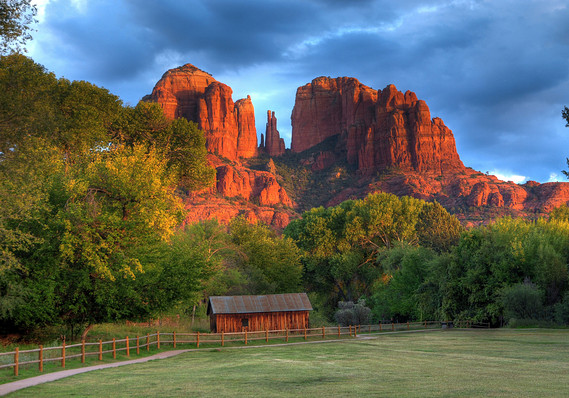
#> input picture ref6.jpg, 569 x 398 px
$ jupyter execute PCD.ipynb   (older library calls are emulated)
#> lines starting #> are read from the running program, lines starting #| are printed output that depends on the picture; after the words box and inside, x2 and y2 are one past the last pixel; in counts of white or black regions, pixels touching at a corner belong together
[cell 1]
import numpy as np
from google.colab.patches import cv2_imshow
import cv2

def histogram_equalization(image):
    # Menghitung histogram
    hist, bins = np.histogram(image.flatten(), 256, [0, 256])

    # Menormalisasi histogram
    cdf = hist.cumsum()
    cdf_normalized = cdf * hist.max() / cdf.max()

    # Melakukan ekualisasi histogram
    cdf_m = np.ma.masked_equal(cdf, 0)
    cdf_m = (cdf_m - cdf_m.min()) * 255 / (cdf_m.max() - cdf_m.min())
    cdf = np.ma.filled(cdf_m, 0).astype('uint8')

    # Menerapkan transformasi histogram ke citra
    image_equalized = cdf[image]

    return image_equalized

def fourier_transform(image):
    # Melakukan transformasi Fourier
    f_transform = np.fft.fft2(image)
    f_transform_shifted = np.fft.fftshift(f_transform)

    # Melakukan normalisasi untuk visualisasi
    magnitude_spectrum = np.log(np.abs(f_transform_shifted) + 1)
    magnitude_spectrum = cv2.normalize(magnitude_spectrum, None, 0, 255, cv2.NORM_MINMAX, dtype=cv2.CV_8U)

    return magnitude_spectrum

# Membaca citra
image_path = 'ref6.jpg'
original_image = cv2.imread(image_path)
#> original_image is the input picture: shape (398, 569, 3); mean B, G, R 90.7, 99.6, 94.9

# Menerapkan histogram equalization
enhanced_image_hist = histogram_equalization(cv2.cvtColor(original_image, cv2.COLOR_BGR2GRAY))
#> in histogram_equalization, `hist, bins = np.histogram(image.flatten(), 256, [0, 256])`: hist = 256 values, max 2180 at index 126, min 15 at index 255, mean 884.6; bins = 257 values from 0 to 256
#> in histogram_equalization, `cdf = hist.cumsum()`: cdf = 256 values from 157 to 226462
#> in histogram_equalization, `cdf_normalized = cdf * hist.max() / cdf.max()`: cdf_normalized = 256 values from 1.51 to 2180
#> in histogram_equalization, `cdf = np.ma.filled(cdf_m, 0).astype('uint8')`: cdf = 256 values from 0 to 255

# Menerapkan transformasi Fourier
enhanced_image_fourier = fourier_transform(cv2.cvtColor(original_image, cv2.COLOR_BGR2GRAY))

# Menambahkan teks pada setiap citra
cv2.putText(original_image, 'Original Image', (10, 30), cv2.FONT_HERSHEY_SIMPLEX, 1, (255, 255, 255), 2)
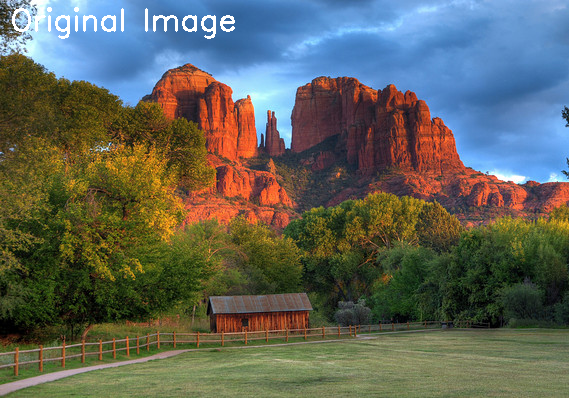
#> original_image: shape (398, 569, 3); 0.71% of pixels changed, all inside (x1, y1, x2, y2) = (12, 7, 235, 39)
cv2.putText(enhanced_image_hist, 'Enhanced - Histogram', (10, 30), cv2.FONT_HERSHEY_SIMPLEX, 1, (255, 255, 255), 2)
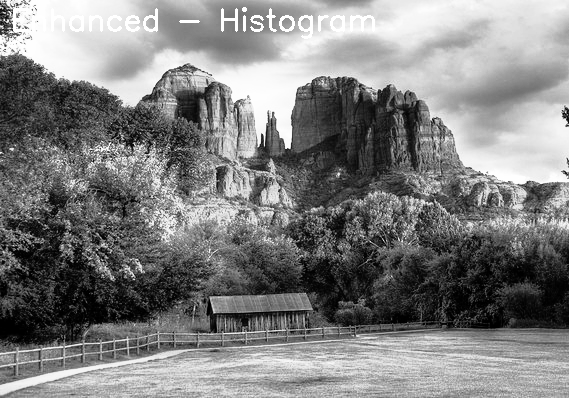
#> enhanced_image_hist: shape (398, 569); min 0, max 255, mean 128.3
cv2.putText(enhanced_image_fourier, 'Enhanced - Fourier', (10, 30), cv2.FONT_HERSHEY_SIMPLEX, 1, (255, 255, 255), 2)
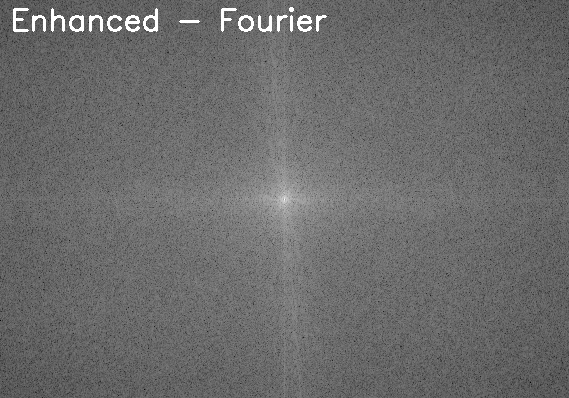
#> enhanced_image_fourier: shape (398, 569); min 0, max 255, mean 107.2

# Menampilkan citra hasil
cv2_imshow(original_image)
cv2_imshow(enhanced_image_hist)
cv2_imshow(enhanced_image_fourier)

[cell 2]
import numpy as np
import cv2
import matplotlib.pyplot as plt

def histogram_equalization(image):
    # Menghitung histogram
    hist, bins = np.histogram(image.flatten(), 256, [0, 256])
#> bins = 257 values from 0 to 256

    # Menormalisasi histogram
    cdf = hist.cumsum()
#> cdf = 256 values from 157 to 226462
    cdf_normalized = cdf * hist.max() / cdf.max()
#> cdf_normalized = 256 values from 1.51 to 2180

    # Melakukan ekualisasi histogram
    cdf_m = np.ma.masked_equal(cdf, 0)
    cdf_m = (cdf_m - cdf_m.min()) * 255 / (cdf_m.max() - cdf_m.min())
    cdf = np.ma.filled(cdf_m, 0).astype('uint8')
#> cdf = 256 values from 0 to 255

    # Menerapkan transformasi histogram ke citra
    image_equalized = cdf[image]

    return image_equalized

def fourier_transform(image):
    # Melakukan transformasi Fourier
    f_transform = np.fft.fft2(image)
    f_transform_shifted = np.fft.fftshift(f_transform)

    # Melakukan normalisasi untuk visualisasi
    magnitude_spectrum = np.log(np.abs(f_transform_shifted) + 1)
    magnitude_spectrum = cv2.normalize(magnitude_spectrum, None, 0, 255, cv2.NORM_MINMAX, dtype=cv2.CV_8U)

    return magnitude_spectrum

# Membaca citra
image_path = 'ref6.jpg'
original_image = cv2.imread(image_path)

# Mengubah citra menjadi grayscale
gray_image = cv2.cvtColor(original_image, cv2.COLOR_BGR2GRAY)

# Menerapkan histogram equalization
enhanced_image_hist = histogram_equalization(gray_image)

# Menerapkan transformasi Fourier
enhanced_image_fourier = fourier_transform(gray_image)

# Menampilkan citra hasil
plt.figure(figsize=(12, 12))

# Original Image
plt.subplot(3, 3, 1)
plt.imshow(cv2.cvtColor(original_image, cv2.COLOR_BGR2RGB))
plt.title('Original Image')

# Histogram Equalization - Grayscale
plt.subplot(3, 3, 2)
plt.imshow(enhanced_image_hist, cmap='gray')
plt.title('Enhanced - Histogram (Grayscale)')

# Fourier Transform - Grayscale
plt.subplot(3, 3, 3)
plt.imshow(enhanced_image_fourier, cmap='gray')
plt.title('Enhanced - Fourier (Grayscale)')

# Histogram Equalization - RGB
enhanced_image_hist_rgb = cv2.cvtColor(original_image, cv2.COLOR_BGR2RGB)
enhanced_image_hist_rgb[:,:,0] = histogram_equalization(original_image[:,:,0])
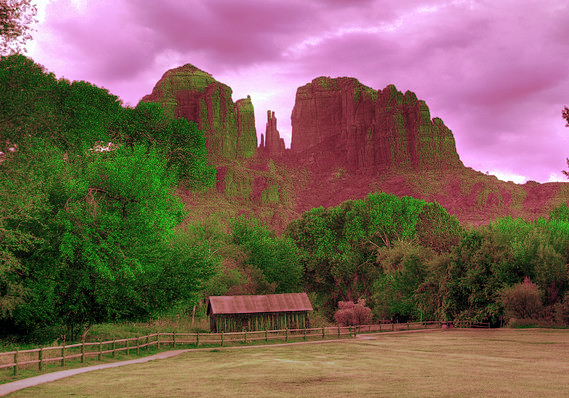
#> enhanced_image_hist_rgb: shape (398, 569, 3); mean R, G, B 126.7, 99.6, 90.7
enhanced_image_hist_rgb[:,:,1] = histogram_equalization(original_image[:,:,1])
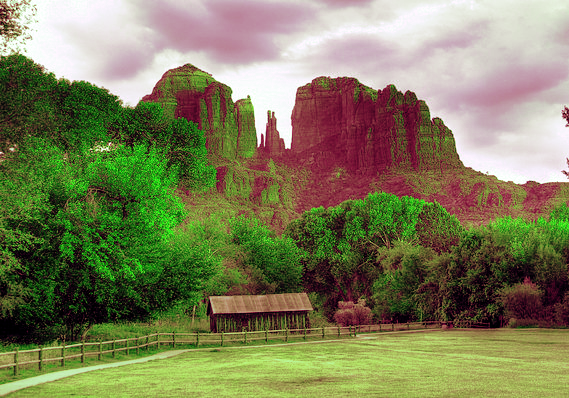
#> enhanced_image_hist_rgb: shape (398, 569, 3); mean R, G, B 126.7, 127.7, 90.7
enhanced_image_hist_rgb[:,:,2] = histogram_equalization(original_image[:,:,2])
#> in histogram_equalization (call 4), `hist, bins = np.histogram(image.flatten(), 256, [0, 256])`: hist = 256 values, max 2271 at index 91, min 96 at index 227, mean 884.6
#> in histogram_equalization (call 4), `cdf = hist.cumsum()`: cdf = 256 values from 529 to 226462
#> in histogram_equalization (call 4), `cdf_normalized = cdf * hist.max() / cdf.max()`: cdf_normalized = 256 values from 5.3 to 2271
#> in histogram_equalization (call 4), `cdf = np.ma.filled(cdf_m, 0).astype('uint8')`: cdf = 256 values from 0 to 255
#> in histogram_equalization (call 4), `image_equalized = cdf[image]`:
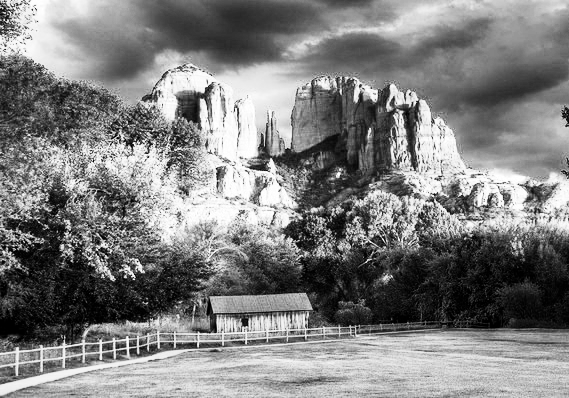
#> image_equalized: shape (398, 569); min 0, max 255, mean 127.5
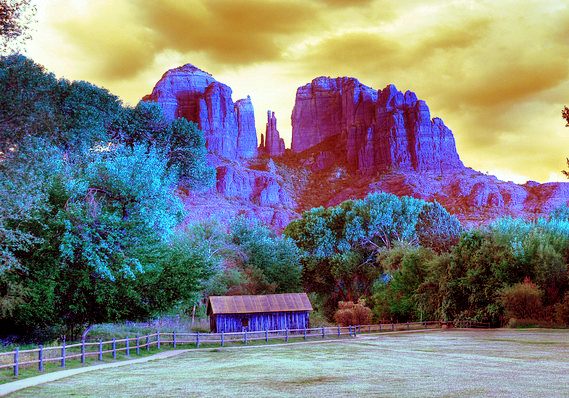
#> enhanced_image_hist_rgb: shape (398, 569, 3); mean R, G, B 126.7, 127.7, 127.5

plt.subplot(3, 3, 5)
plt.imshow(enhanced_image_hist_rgb)
plt.title('Enhanced - Histogram (RGB)')

# Fourier Transform - RGB
enhanced_image_fourier_rgb = cv2.cvtColor(original_image, cv2.COLOR_BGR2RGB)
enhanced_image_fourier_rgb[:,:,0] = fourier_transform(original_image[:,:,0])
enhanced_image_fourier_rgb[:,:,1] = fourier_transform(original_image[:,:,1])
enhanced_image_fourier_rgb[:,:,2] = fourier_transform(original_image[:,:,2])
#> in fourier_transform (call 4), `f_transform = np.fft.fft2(image)`:
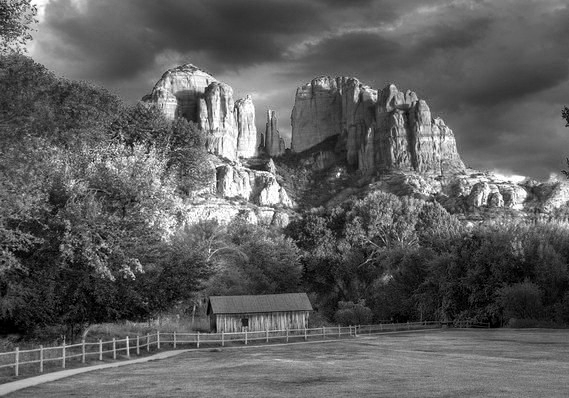
#> image: shape (398, 569); min 0, max 255, mean 94.9
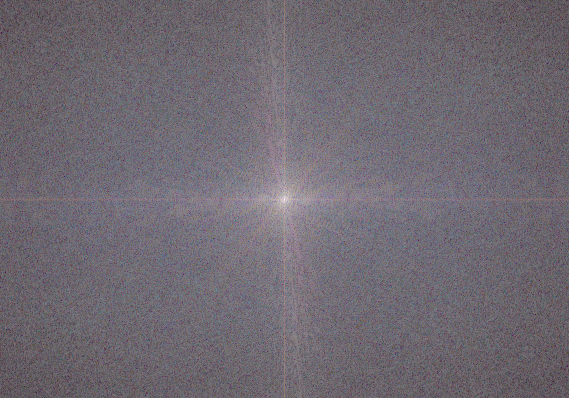
#> enhanced_image_fourier_rgb: shape (398, 569, 3); mean R, G, B 111.3, 105.2, 114

plt.subplot(3, 3, 6)
plt.imshow(enhanced_image_fourier_rgb)
plt.title('Enhanced - Fourier (RGB)')

plt.show()

[cell 3]
import numpy as np
import cv2
import matplotlib.pyplot as plt

def histogram_equalization(image):
    # Menghitung histogram
    hist, bins = np.histogram(image.flatten(), 256, [0, 256])
#> hist = 256 values, max 2180 at index 126, min 15 at index 255, mean 884.6; bins = 257 values from 0 to 256

    # Menormalisasi histogram
    cdf = hist.cumsum()
#> cdf = 256 values from 157 to 226462
    cdf_normalized = cdf * hist.max() / cdf.max()
#> cdf_normalized = 256 values from 1.51 to 2180

    # Melakukan ekualisasi histogram
    cdf_m = np.ma.masked_equal(cdf, 0)
    cdf_m = (cdf_m - cdf_m.min()) * 255 / (cdf_m.max() - cdf_m.min())
    cdf = np.ma.filled(cdf_m, 0).astype('uint8')
#> cdf = 256 values from 0 to 255

    # Menerapkan transformasi histogram ke citra
    image_equalized = cdf[image]

    return image_equalized, hist

def fourier_transform(image):
    # Melakukan transformasi Fourier
    f_transform = np.fft.fft2(image)
    f_transform_shifted = np.fft.fftshift(f_transform)

    # Melakukan normalisasi untuk visualisasi
    magnitude_spectrum = np.log(np.abs(f_transform_shifted) + 1)
    magnitude_spectrum = cv2.normalize(magnitude_spectrum, None, 0, 255, cv2.NORM_MINMAX, dtype=cv2.CV_8U)

    return magnitude_spectrum

# Membaca citra
image_path = 'ref6.jpg'
original_image = cv2.imread(image_path)

# Mengubah citra menjadi grayscale
gray_image = cv2.cvtColor(original_image, cv2.COLOR_BGR2GRAY)

# Menerapkan histogram equalization
enhanced_image_hist, hist = histogram_equalization(gray_image)

# Menerapkan transformasi Fourier
enhanced_image_fourier = fourier_transform(gray_image)

# Menerapkan histogram equalization pada setiap saluran warna untuk citra RGB
enhanced_image_hist_rgb = cv2.cvtColor(original_image, cv2.COLOR_BGR2RGB)
enhanced_image_hist_rgb[:,:,0], hist_r = histogram_equalization(original_image[:,:,0])
#> hist_r = 256 values, max 2720 at index 29, min 24 at index 145, mean 884.6
enhanced_image_hist_rgb[:,:,1], hist_g = histogram_equalization(original_image[:,:,1])
#> hist_g = 256 values, max 2002 at index 55, min 29 at index 245, mean 884.6
enhanced_image_hist_rgb[:,:,2], hist_b = histogram_equalization(original_image[:,:,2])
#> in histogram_equalization (call 4), `hist, bins = np.histogram(image.flatten(), 256, [0, 256])`: hist = 256 values, max 2271 at index 91, min 96 at index 227, mean 884.6
#> in histogram_equalization (call 4), `cdf = hist.cumsum()`: cdf = 256 values from 529 to 226462
#> in histogram_equalization (call 4), `cdf_normalized = cdf * hist.max() / cdf.max()`: cdf_normalized = 256 values from 5.3 to 2271
#> in histogram_equalization (call 4), `cdf = np.ma.filled(cdf_m, 0).astype('uint8')`: cdf = 256 values from 0 to 255
#> hist_b has the same summary as hist in histogram_equalization

# Menerapkan transformasi Fourier pada setiap saluran warna untuk citra RGB
enhanced_image_fourier_rgb = cv2.cvtColor(original_image, cv2.COLOR_BGR2RGB)
enhanced_image_fourier_rgb[:,:,0] = fourier_transform(original_image[:,:,0])
enhanced_image_fourier_rgb[:,:,1] = fourier_transform(original_image[:,:,1])
enhanced_image_fourier_rgb[:,:,2] = fourier_transform(original_image[:,:,2])

# Menampilkan citra hasil dan histogram
plt.figure(figsize=(16, 12))

# Citra Asli
plt.subplot(3, 4, 1)
plt.imshow(cv2.cvtColor(original_image, cv2.COLOR_BGR2RGB))
plt.title('Original Image')

# Histogram Citra Asli - Grayscale
plt.subplot(3, 4, 5)
plt.plot(hist, color='black')
plt.title('Histogram of Original Image (Gray)')
plt.xlabel('Intensity Level')
plt.ylabel('Frequency')
plt.grid(True)

# Citra Hasil Histogram Equalization - Grayscale
plt.subplot(3, 4, 6)
plt.imshow(enhanced_image_hist, cmap='gray')
plt.title('Enhanced - Histogram (Gray)')

# Transformasi Fourier - Grayscale
plt.subplot(3, 4, 7)
plt.imshow(enhanced_image_fourier, cmap='gray')
plt.title('Enhanced - Fourier (Gray)')

# Histogram Citra Asli - RGB
plt.subplot(3, 4, 9)
plt.plot(hist_r, color='red', label='Red')
plt.plot(hist_g, color='green', label='Green')
plt.plot(hist_b, color='blue', label='Blue')
plt.title('Histogram of Original Image (RGB)')
plt.xlabel('Intensity Level')
plt.ylabel('Frequency')
plt.legend()
plt.grid(True)

# Citra Hasil Histogram Equalization - RGB
plt.subplot(3, 4, 10)
plt.imshow(enhanced_image_hist_rgb)
plt.title('Enhanced - Histogram (RGB)')

# Transformasi Fourier - RGB
plt.subplot(3, 4, 11)
plt.imshow(enhanced_image_fourier_rgb)
plt.title('Enhanced - Fourier (RGB)')

plt.tight_layout()
plt.show()
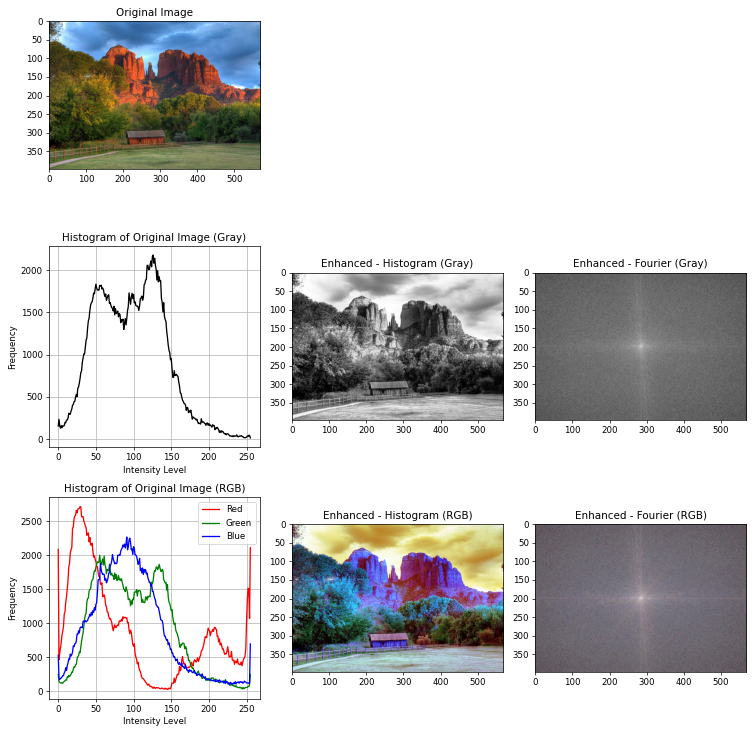
#> figure drawn by matplotlib, 7 panels; panel 2: curve peaks at x = 126, y = 2180; panel 5: curve peaks at x = 29, y = 2720; panel 5: curve peaks at x = 55, y = 2002; panel 5: curve peaks at x = 91, y = 2271
